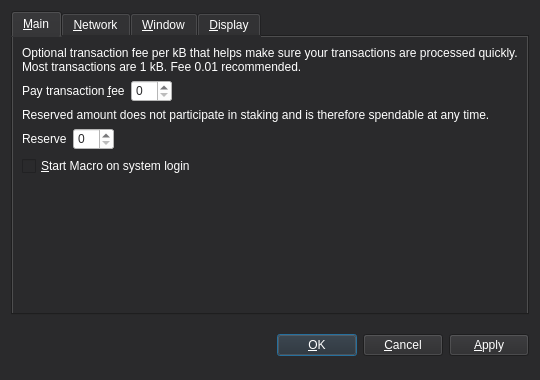
<?xml version="1.0" encoding="UTF-8"?>
<ui version="4.0">
 <class>OptionsDialog</class>
 <widget class="QDialog" name="OptionsDialog">
  <property name="geometry">
   <rect>
    <x>0</x>
    <y>0</y>
    <width>540</width>
    <height>380</height>
   </rect>
  </property>
  <property name="windowTitle">
   <string>Options</string>
  </property>
  <property name="styleSheet">
   <string notr="true">background: rgb(42,42,44); color: white</string>
  </property>
  <property name="modal">
   <bool>true</bool>
  </property>
  <layout class="QVBoxLayout" name="verticalLayout">
   <item>
    <widget class="QTabWidget" name="tabWidget">
     <property name="tabPosition">
      <enum>QTabWidget::North</enum>
     </property>
     <property name="currentIndex">
      <number>0</number>
     </property>
     <widget class="QWidget" name="tabMain">
      <attribute name="title">
       <string>&amp;Main</string>
      </attribute>
      <layout class="QVBoxLayout" name="verticalLayout_Main">
       <item>
        <widget class="QLabel" name="transactionFeeInfoLabel">
         <property name="text">
          <string>Optional transaction fee per kB that helps make sure your transactions are processed quickly. Most transactions are 1 kB. Fee 0.01 recommended.</string>
         </property>
         <property name="textFormat">
          <enum>Qt::PlainText</enum>
         </property>
         <property name="wordWrap">
          <bool>true</bool>
         </property>
        </widget>
       </item>
       <item>
        <layout class="QHBoxLayout" name="horizontalLayoutFee">
         <item>
          <widget class="QLabel" name="transactionFeeLabel">
           <property name="text">
            <string>Pay transaction &amp;fee</string>
           </property>
           <property name="textFormat">
            <enum>Qt::PlainText</enum>
           </property>
           <property name="buddy">
            <cstring>transactionFee</cstring>
           </property>
          </widget>
         </item>
         <item>
          <widget class="BitcoinAmountField" name="transactionFee">
           <property name="styleSheet">
            <string notr="true">background: white; color: rgb(42,42,44)</string>
           </property>
          </widget>
         </item>
         <item>
          <spacer name="horizontalSpacerFee">
           <property name="orientation">
            <enum>Qt::Horizontal</enum>
           </property>
           <property name="sizeHint" stdset="0">
            <size>
             <width>40</width>
             <height>20</height>
            </size>
           </property>
          </spacer>
         </item>
        </layout>
       </item>
       <item>
        <widget class="QLabel" name="reserveBalanceInfoLabel">
         <property name="text">
          <string>Reserved amount does not participate in staking and is therefore spendable at any time.</string>
         </property>
         <property name="textFormat">
          <enum>Qt::PlainText</enum>
         </property>
         <property name="wordWrap">
          <bool>true</bool>
         </property>
        </widget>
       </item>
       <item>
        <layout class="QHBoxLayout" name="horizontalLayoutReserveBalance">
         <item>
          <widget class="QLabel" name="reserveBalanceLabel">
           <property name="text">
            <string>Reserve</string>
           </property>
           <property name="textFormat">
            <enum>Qt::PlainText</enum>
           </property>
           <property name="buddy">
            <cstring>reserveBalance</cstring>
           </property>
          </widget>
         </item>
         <item>
          <widget class="BitcoinAmountField" name="reserveBalance">
           <property name="styleSheet">
            <string notr="true">background: white; color: rgb(42,42,44)</string>
           </property>
          </widget>
         </item>
         <item>
          <spacer name="horizontalSpacerReserveBalance">
           <property name="orientation">
            <enum>Qt::Horizontal</enum>
           </property>
           <property name="sizeHint" stdset="0">
            <size>
             <width>40</width>
             <height>20</height>
            </size>
           </property>
          </spacer>
         </item>
        </layout>
       </item>
       <item>
        <widget class="QCheckBox" name="bitcoinAtStartup">
         <property name="toolTip">
          <string>Automatically start Macro after logging in to the system.</string>
         </property>
         <property name="text">
          <string>&amp;Start Macro on system login</string>
         </property>
        </widget>
       </item>
       <item>
        <spacer name="verticalSpacer_Main">
         <property name="orientation">
          <enum>Qt::Vertical</enum>
         </property>
         <property name="sizeHint" stdset="0">
          <size>
           <width>20</width>
           <height>40</height>
          </size>
         </property>
        </spacer>
       </item>
      </layout>
     </widget>
     <widget class="QWidget" name="tabNetwork">
      <attribute name="title">
       <string>&amp;Network</string>
      </attribute>
      <layout class="QVBoxLayout" name="verticalLayout_Network">
       <item>
        <widget class="QCheckBox" name="mapPortUpnp">
         <property name="toolTip">
          <string>Automatically open the Macro client port on the router. This only works when your router supports UPnP and it is enabled.</string>
         </property>
         <property name="text">
          <string>Map port using &amp;UPnP</string>
         </property>
        </widget>
       </item>
       <item>
        <widget class="QCheckBox" name="connectSocks">
         <property name="toolTip">
          <string>Connect to the Macro network through a SOCKS5 proxy (e.g. when connecting through Tor).</string>
         </property>
         <property name="text">
          <string>&amp;Connect through SOCKS5 proxy:</string>
         </property>
        </widget>
       </item>
       <item>
        <layout class="QHBoxLayout" name="horizontalLayout_Network">
         <item>
          <widget class="QLabel" name="proxyIpLabel">
           <property name="text">
            <string>Proxy &amp;IP:</string>
           </property>
           <property name="textFormat">
            <enum>Qt::PlainText</enum>
           </property>
           <property name="buddy">
            <cstring>proxyIp</cstring>
           </property>
          </widget>
         </item>
         <item>
          <widget class="QValidatedLineEdit" name="proxyIp">
           <property name="maximumSize">
            <size>
             <width>140</width>
             <height>16777215</height>
            </size>
           </property>
           <property name="toolTip">
            <string>IP address of the proxy (e.g. 127.0.0.1)</string>
           </property>
           <property name="styleSheet">
            <string notr="true">background: white; color: rgb(42,42,44)</string>
           </property>
          </widget>
         </item>
         <item>
          <widget class="QLabel" name="proxyPortLabel">
           <property name="text">
            <string>&amp;Port:</string>
           </property>
           <property name="textFormat">
            <enum>Qt::PlainText</enum>
           </property>
           <property name="buddy">
            <cstring>proxyPort</cstring>
           </property>
          </widget>
         </item>
         <item>
          <widget class="QLineEdit" name="proxyPort">
           <property name="maximumSize">
            <size>
             <width>55</width>
             <height>16777215</height>
            </size>
           </property>
           <property name="toolTip">
            <string>Port of the proxy (e.g. 9050)</string>
           </property>
           <property name="styleSheet">
            <string notr="true">background: white; color: rgb(42,42,44)</string>
           </property>
          </widget>
         </item>
         <item>
          <spacer name="horizontalSpacer_Network">
           <property name="orientation">
            <enum>Qt::Horizontal</enum>
           </property>
           <property name="sizeHint" stdset="0">
            <size>
             <width>40</width>
             <height>20</height>
            </size>
           </property>
          </spacer>
         </item>
        </layout>
       </item>
       <item>
        <spacer name="verticalSpacer_Network">
         <property name="orientation">
          <enum>Qt::Vertical</enum>
         </property>
         <property name="sizeHint" stdset="0">
          <size>
           <width>20</width>
           <height>40</height>
          </size>
         </property>
        </spacer>
       </item>
      </layout>
     </widget>
     <widget class="QWidget" name="tabWindow">
      <attribute name="title">
       <string>&amp;Window</string>
      </attribute>
      <layout class="QVBoxLayout" name="verticalLayout_Window">
       <item>
        <widget class="QCheckBox" name="minimizeToTray">
         <property name="toolTip">
          <string>Show only a tray icon after minimizing the window.</string>
         </property>
         <property name="text">
          <string>&amp;Minimize to the tray instead of the taskbar</string>
         </property>
        </widget>
       </item>
       <item>
        <widget class="QCheckBox" name="minimizeOnClose">
         <property name="toolTip">
          <string>Minimize instead of exit the application when the window is closed. When this option is enabled, the application will be closed only after selecting Quit in the menu.</string>
         </property>
         <property name="text">
          <string>M&amp;inimize on close</string>
         </property>
        </widget>
       </item>
       <item>
        <spacer name="verticalSpacer_Window">
         <property name="orientation">
          <enum>Qt::Vertical</enum>
         </property>
         <property name="sizeHint" stdset="0">
          <size>
           <width>20</width>
           <height>40</height>
          </size>
         </property>
        </spacer>
       </item>
      </layout>
     </widget>
     <widget class="QWidget" name="tabDisplay">
      <attribute name="title">
       <string>&amp;Display</string>
      </attribute>
      <layout class="QVBoxLayout" name="verticalLayout_Display">
       <item>
        <layout class="QHBoxLayout" name="horizontalLayout_1_Display">
         <item>
          <widget class="QLabel" name="langLabel">
           <property name="text">
            <string>User Interface &amp;language:</string>
           </property>
           <property name="textFormat">
            <enum>Qt::PlainText</enum>
           </property>
           <property name="buddy">
            <cstring>lang</cstring>
           </property>
          </widget>
         </item>
         <item>
          <widget class="QValueComboBox" name="lang">
           <property name="toolTip">
            <string>The user interface language can be set here. This setting will take effect after restarting Macro.</string>
           </property>
           <property name="styleSheet">
            <string notr="true">background: white; color: rgb(42,42,44)</string>
           </property>
          </widget>
         </item>
        </layout>
       </item>
       <item>
        <layout class="QHBoxLayout" name="horizontalLayout_2_Display">
         <item>
          <widget class="QLabel" name="unitLabel">
           <property name="text">
            <string>&amp;Unit to show amounts in:</string>
           </property>
           <property name="textFormat">
            <enum>Qt::PlainText</enum>
           </property>
           <property name="buddy">
            <cstring>unit</cstring>
           </property>
          </widget>
         </item>
         <item>
          <widget class="QValueComboBox" name="unit">
           <property name="toolTip">
            <string>Choose the default subdivision unit to show in the interface and when sending coins.</string>
           </property>
           <property name="styleSheet">
            <string notr="true">background: white; color: rgb(42,42,44)</string>
           </property>
          </widget>
         </item>
        </layout>
       </item>
       <item>
        <widget class="QCheckBox" name="coinControlFeatures">
         <property name="toolTip">
          <string>Whether to show coin control features or not.</string>
         </property>
         <property name="text">
          <string>Display coin &amp;control features (experts only!)</string>
         </property>
        </widget>
       </item>
       <item>
        <widget class="QCheckBox" name="useSTheme">
         <property name="text">
          <string>Use Macro visual theme (requires restart)</string>
         </property>
        </widget>
       </item>
       <item>
        <spacer name="verticalSpacer_Display">
         <property name="orientation">
          <enum>Qt::Vertical</enum>
         </property>
         <property name="sizeHint" stdset="0">
          <size>
           <width>20</width>
           <height>40</height>
          </size>
         </property>
        </spacer>
       </item>
      </layout>
     </widget>
    </widget>
   </item>
   <item>
    <layout class="QHBoxLayout" name="horizontalLayout_Buttons">
     <item>
      <spacer name="horizontalSpacer_1">
       <property name="orientation">
        <enum>Qt::Horizontal</enum>
       </property>
       <property name="sizeHint" stdset="0">
        <size>
         <width>40</width>
         <height>48</height>
        </size>
       </property>
      </spacer>
     </item>
     <item>
      <widget class="QLabel" name="statusLabel">
       <property name="font">
        <font>
         <weight>75</weight>
         <bold>true</bold>
        </font>
       </property>
       <property name="text">
        <string/>
       </property>
       <property name="textFormat">
        <enum>Qt::PlainText</enum>
       </property>
       <property name="wordWrap">
        <bool>true</bool>
       </property>
      </widget>
     </item>
     <item>
      <spacer name="horizontalSpacer_2">
       <property name="orientation">
        <enum>Qt::Horizontal</enum>
       </property>
       <property name="sizeHint" stdset="0">
        <size>
         <width>40</width>
         <height>48</height>
        </size>
       </property>
      </spacer>
     </item>
     <item>
      <widget class="QPushButton" name="okButton">
       <property name="text">
        <string>&amp;OK</string>
       </property>
      </widget>
     </item>
     <item>
      <widget class="QPushButton" name="cancelButton">
       <property name="text">
        <string>&amp;Cancel</string>
       </property>
       <property name="autoDefault">
        <bool>false</bool>
       </property>
      </widget>
     </item>
     <item>
      <widget class="QPushButton" name="applyButton">
       <property name="text">
        <string>&amp;Apply</string>
       </property>
       <property name="autoDefault">
        <bool>false</bool>
       </property>
      </widget>
     </item>
    </layout>
   </item>
  </layout>
 </widget>
 <customwidgets>
  <customwidget>
   <class>BitcoinAmountField</class>
   <extends>QSpinBox</extends>
   <header>bitcoinamountfield.h</header>
  </customwidget>
  <customwidget>
   <class>QValueComboBox</class>
   <extends>QComboBox</extends>
   <header>qvaluecombobox.h</header>
  </customwidget>
  <customwidget>
   <class>QValidatedLineEdit</class>
   <extends>QLineEdit</extends>
   <header>qvalidatedlineedit.h</header>
  </customwidget>
 </customwidgets>
 <resources/>
 <connections/>
</ui>
